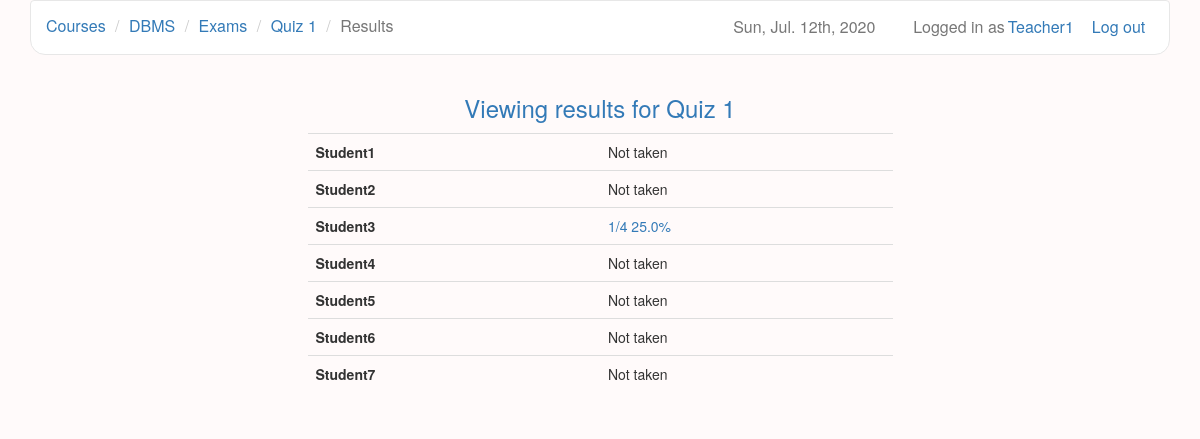
The app's page /courses/12/exams/8/results (signed in) with its own data.
### users/models.py (models this page shows)
class User(AbstractUser):
    is_teacher = models.BooleanField(default=False)

### courses/models.py (models this page shows, shortened)
class Course(models.Model):
    owner = models.ForeignKey(settings.AUTH_USER_MODEL, related_name='owner')
    name = models.CharField(max_length=30)
    description = models.TextField(blank=True)
    created = models.DateTimeField(auto_now_add=True)
    updated = models.DateTimeField(auto_now=True)
    participants = models.ManyToManyField(settings.AUTH_USER_MODEL, blank=True,
        through='Participation')

class Participation(models.Model):
    user = models.ForeignKey(settings.AUTH_USER_MODEL)
    course = models.ForeignKey(Course)

### exams/models.py (models this page shows, shortened)
class Exam(models.Model):
    name = models.CharField(max_length=30)
    description = models.TextField(blank=True)
    created = models.DateTimeField(auto_now_add=True)
    updated = models.DateTimeField(auto_now=True)
    password = models.CharField(max_length=10, blank=True)
    time_limit = models.TimeField()
    active_from = models.DateTimeField()
    active_to = models.DateTimeField()
    course = models.ForeignKey(Course)
    category = models.CharField(max_length=30)
    question_count = models.IntegerField()
    questions = models.ManyToManyField(Question, blank=True,
        through='ExamQuestion')

### exams/views.py (the view)
# urls.py: url(r'^(?P<exam_id>\d+)/results$', views.view_exam_results,
@user_passes_test(teacher_check)
def view_exam_results(request, course_id, exam_id):
    course = Course.objects.get(id=course_id)
    exam = Exam.objects.get(id=exam_id)
    if request.user == course.owner:
        participants = Participation.objects.filter(course=course)
        count = ExamQuestion.objects.filter(exam=exam).count()
        scores = {}
        for participant in participants:
            try:
                score = (Score.objects.get(user=participant.user, exam=exam)
                    .score)
                scores[participant] = format_score(score, count)
            except ObjectDoesNotExist:
                scores[participant] = "Not taken"
        return render(request, 'view_exam_results.html', {'course': course,
            'exam': exam, 'scores': scores})
    return redirect('/courses/')

### courses/views.py (called while the page is built)
def teacher_check(user):
    if user.is_anonymous():
        return False
    return user.is_teacher

def format_score(score, count):
    percentage = str(float(score) / float(count) * 100) + '%'
    return str(score) + '/' + str(count) + ' ' + percentage

### exams/templates/view_exam_results.html
{% extends 'base.html' %}
{% block navigation %}
  <li><a href="{% url 'teacher_courses' %}">Courses</a></li>
  <li><a href="{% url 'edit_course' course.id %}">{{ course.name }}</a></li>
  <li><a href="{% url 'list_exams' course.id %}">Exams</a></li>
  <li><a href="{% url 'edit_exam' course.id exam.id %}">{{ exam.name }}</a></li>
  <li class="active">Results</li>
{% endblock %}
{% block header %}Viewing results for {{ exam.name }}{% endblock %}
{% block dashboard %}
  <table class="table table-hover">
    {% for student, score in scores.items %}
      <tr>
        <th>{{ student.user }}</th>
        <td>
          {% if score == "Not taken" %}
            {{ score }}
          {% else %}
            <a href="{% url 'view_participant_result' course.id exam.id student.user.id %}">
              {{ score }}
            </a>
          {% endif %}
        </td>
      </tr>
    {% endfor %}
  </table>
{% endblock %}

### django-lms/templates/base.html (shortened to what this page needs)
{% load staticfiles %}
<!DOCTYPE html>
<html>
  <head>
    <link href="/static/libs/bootstrap/css/bootstrap.min.css" rel="stylesheet">
    <link href="/static/libs/datetimepicker/jquery.datetimepicker.css"
      rel="stylesheet">
    <link href="/static/base.css" rel="stylesheet">
    <link rel="stylesheet" type="text/css" href="/static/libs/markitup/skins/simple/style.css">
    <link rel="stylesheet" type="text/css" href="/static/libs/markitup/sets/default/style.css">
  </head>
  <body>
    <div class="container">
      <nav class="navbar navbar-default" role="navigation">
        {% if user.is_active %}
          <a class="btn navbar-btn navbar-right" id="logout"
            href="{% url 'logout' %}">
            Log out
          </a>
          <a href="{% url 'profile' %}" class="navbar-text navbar-right" id="user">
              {{ user.username }}
          </a>
          <span class="navbar-text navbar-right">Logged in as</span>
        {% else %}
          <a class="navbar-brand" href="/">EXAMINATION SYSTEM</a>
        {% endif %}
        <span class="navbar-text navbar-right" id="date">
          {% now "D, M. jS, Y" %}
        </span>
        <ul class="breadcrumb">
          {% block navigation %}{% endblock %}
        </ul>
      </nav>
      <div class="row">
        <h3 class="text-primary text-center">
          {% block header %}{% endblock %}
        </h3>
        <div class="list-group center">
          {% block dashboard %}{% endblock %}
        </div>
      </div>
    </div>
  </body>
</html>

### django-lms/static/base.css (style rules this page uses)
body { background-color:rgb(255,250,250); }
#date, #logout { margin-right: 1%; padding-right: 1%; font-size: 16px; }
#user { margin-right: 5px; margin-left: 3px; color: #337ab7; }
table { table-layout:fixed; width: 70%; border-collapse: collapse; }
td { word-wrap:break-word; }
.center { width: 50%; margin-top: 1%; margin-left: auto; margin-right: auto; }
.navbar { border-bottom-right-radius: 15px; border-bottom-left-radius: 15px; }
.navbar-default { background-color: white; }
.navbar-text { font-size: 16px; }
.breadcrumb { background-color: transparent; margin-top: 0.5%; margin-bottom: -1%; font-size: 16px; }

### records on screen
User: username "Teacher1"
Course: name "DBMS"
Exam: name "Quiz 1"
Participation: user "Student1", score "Not taken"
Participation: user "Student2", score "Not taken"
Participation: user "Student3", score "1/4 25.0%"
Participation: user "Student4", score "Not taken"
Participation: user "Student5", score "Not taken"
Participation: user "Student6", score "Not taken"
Participation: user "Student7", score "Not taken"
